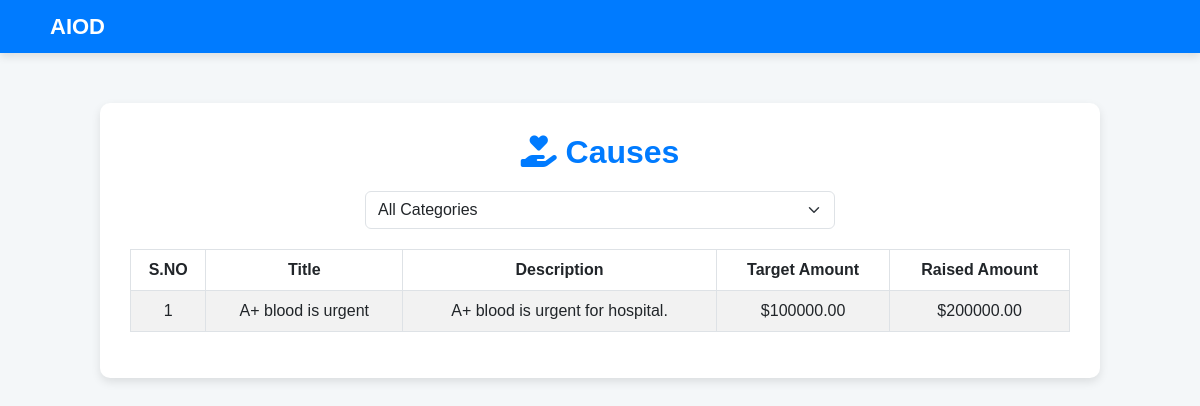
Page /causes/ on the committed database.
### app/models.py (models this page shows, shortened)
class Cause(models.Model):
    category = models.ForeignKey(Category, on_delete=models.CASCADE, related_name="causes")
    title = models.CharField(max_length=255)
    description = models.TextField()
    target_amount = models.DecimalField(max_digits=10, decimal_places=2)
    raised_amount = models.DecimalField(max_digits=10, decimal_places=2, default=0.00)
    created_at = models.DateTimeField(auto_now_add=True)

### app/views.py (the view)
# urls.py: path('causes/', views.cause_list, name='cause_list'),
def cause_list(request, category_id=None):
    categories = Category.objects.all()
    if category_id:
        selected_category = get_object_or_404(Category, id=category_id)
        causes = Cause.objects.filter(category=selected_category)
    else:
        selected_category = None
        causes = Cause.objects.all()
    return render(request, 'customer/cause_list.html', {
        'categories': categories,
        'causes': causes,
        'selected_category': selected_category
    })

### templates/customer/cause_list.html (shortened to what this page needs)
<!DOCTYPE html>
<html lang="en">
<head>
    <link rel="stylesheet" href="https://cdnjs.cloudflare.com/ajax/libs/bootstrap/5.3.0/css/bootstrap.min.css">
</head>
<body>
    <nav>
        <div class="logo">AIOD</div>
    </nav>
    <div class="container">
        <h2><i class="fas fa-hand-holding-heart"></i> Causes</h2>
        <div class="category-filter">
            <form method="GET" class="mb-3">
                <select name="category" onchange="window.location.href=this.value" class="form-select w-50 mx-auto">
                    <option value="{% url 'cause_list' %}" {% if not selected_category %}selected{% endif %}>All Categories</option>
                </select>
            </form>
        </div>
        <div class="table-responsive">
            <table class="table table-striped table-bordered text-center">
                <thead>
                    <tr>
                        <th>S.NO</th>
                        <th>Title</th>
                        <th>Description</th>
                        <th>Target Amount</th>
                        <th>Raised Amount</th>
                    </tr>
                </thead>
                <tbody>
                    {% for cause in causes %}
                    <tr>
                        <td>{{ forloop.counter }}</td>
                        <td>{{ cause.title }}</td>
                        <td>{{ cause.description|truncatewords:15 }}</td>
                        <td>${{ cause.target_amount }}</td>
                        <td>${{ cause.raised_amount }}</td>
                    </tr>
                    {% empty %}
                    <tr>
                        <td colspan="5" class="text-center text-muted">No causes available for this category.</td>
                    </tr>
                    {% endfor %}
                </tbody>
            </table>
        </div>
    </div>
</body>
</html>

### templates/customer/cause_list.html (style rules this page uses)
body { background-color: #f4f7f9; font-family: 'Poppins', sans-serif; }
.container { max-width: 1000px; margin: 50px auto; background: white; padding: 30px; border-radius: 10px; box-shadow: 0px 4px 10px rgba(0, 0, 0, 0.1); }
h2 { text-align: center; color: #007bff; margin-bottom: 20px; font-weight: 600; }
.category-filter { margin-bottom: 20px; }
.table thead { background-color: #007bff; color: white; }
nav { background: #007bff; display: flex; justify-content: space-between; align-items: center; padding: 10px 50px; box-shadow: 0px 4px 8px rgba(0, 0, 0, 0.1); }
.logo { color: white; font-size: 22px; font-weight: bold; }

### rows in the picture
Cause: title "A+ blood is urgent", description "A+ blood is urgent for hospital.", target_amount "100000.00", raised_amount "200000.00"
